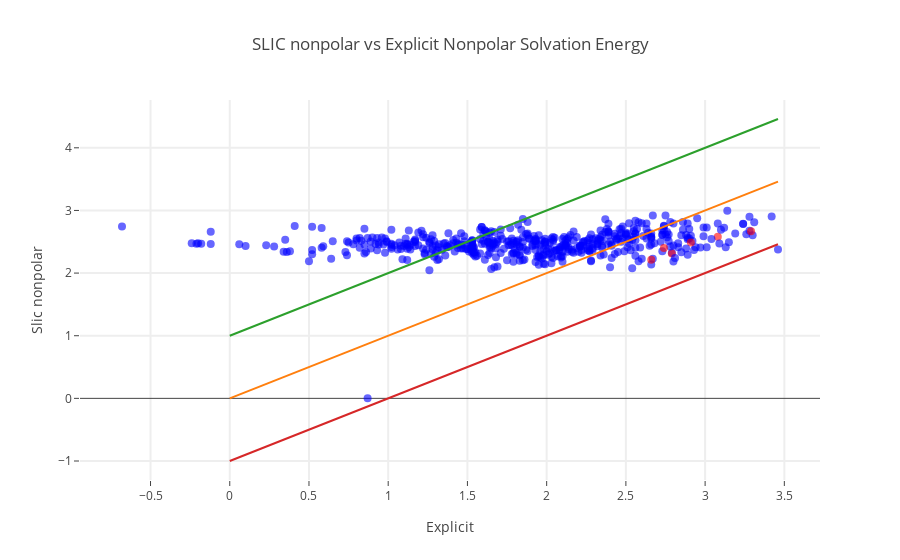

Notebook code for this chart:
### Code cell
def reorder_array(filename, names):

    array_ordered = numpy.zeros(len(names))
    for line in file(filename):
        line = line.split()
        # find position in array
        flag = 0
        for i in range(len(names)):
            if line[0]==names[i]:
                array_ordered[i] = float(line[1])
                flag = 1
                break
        if flag==0:
            print 'Cannot find '+line[0]
    
    return array_ordered

slic_nonpolar_file = 'nonpolar_slic.txt'
slic_dG_nonpolar = reorder_array(slic_nonpolar_file, names_c)

key = '#C'
key_true = numpy.chararray(len(bem_c), itemsize=10)
key_true[:] = 'blue'
for i in range(len(bem_c)):
    if key in smiles_c[i]:
        key_true[i] = 'red'
    
trace = go.Scatter(
            x = mobley_c,
            y = slic_dG_nonpolar,
            text = smiles_c,
            mode='markers',
            marker = dict(size=8,
                        opacity=0.6, color=key_true),
#                        opacity=0.6, color=areas_c),
            hoverinfo = 'text')


max_val = numpy.max(mobley_c)
ref = go.Scatter( x = numpy.array([0,max_val]),
                  y = numpy.array([0,max_val]),
                  mode = 'lines'
                )

ref2 = go.Scatter( x = numpy.array([0,max_val]),
                  y = numpy.array([1,max_val+1]),
                  mode = 'lines'
                )
ref3 = go.Scatter( x = numpy.array([0,max_val]),
                  y = numpy.array([-1,max_val-1]),
                  mode = 'lines'
                )

data = [trace, ref, ref2, ref3]
    
layout= go.Layout(
    title= 'SLIC nonpolar vs Explicit Nonpolar Solvation Energy',
    hovermode= 'closest',
    xaxis= dict(
        title= 'Explicit',
        ticklen= 5,
        zeroline= False,
        gridwidth= 2,
    ),
    yaxis=dict(
        title= 'Slic nonpolar',
        ticklen= 5,
        gridwidth= 2,
    ),
    showlegend= False
)
fig= go.Figure(data=data, layout=layout)
iplot(fig)

#Cross correlation
correl = numpy.corrcoef(slic_dG_nonpolar, mobley_c)
print 'Correlation coeff slic_nonpolar: '
print correl

### Figure 1 — Plotly figure (JSON) as saved in the notebook; plotly's stock layout.template omitted (floating-point values rounded to 4 significant figures; data arrays with more than 128 entries replaced by an {"elided": "..."} marker saying what was removed)
{"data": [{"hoverinfo": "text", "marker": {"color": {"elided": "502 str values"}, "opacity": 0.6, "size": 8}, "mode": "markers", "text": {"elided": "502 str values"}, "type": "scatter", "uid": "84f78627-cc73-446c-81e5-f05be37fdf16", "x": {"elided": "502 float values"}, "y": {"elided": "502 float values"}}, {"mode": "lines", "type": "scatter", "uid": "93f124c0-fcdb-44a8-acba-d6c87ebd0c3d", "x": [0, 3.46], "y": [0, 3.46]}, {"mode": "lines", "type": "scatter", "uid": "b66d2eeb-599d-439d-8cdf-0bf43bd50d0b", "x": [0, 3.46], "y": [1, 4.46]}, {"mode": "lines", "type": "scatter", "uid": "626836d4-8e9d-4c47-8455-e53cd0ca29c1", "x": [0, 3.46], "y": [-1, 2.46]}], "layout": {"hovermode": "closest", "showlegend": false, "title": {"text": "SLIC nonpolar vs Explicit Nonpolar Solvation Energy"}, "xaxis": {"gridwidth": 2, "ticklen": 5, "title": {"text": "Explicit"}, "zeroline": false}, "yaxis": {"gridwidth": 2, "ticklen": 5, "title": {"text": "Slic nonpolar"}}}}
